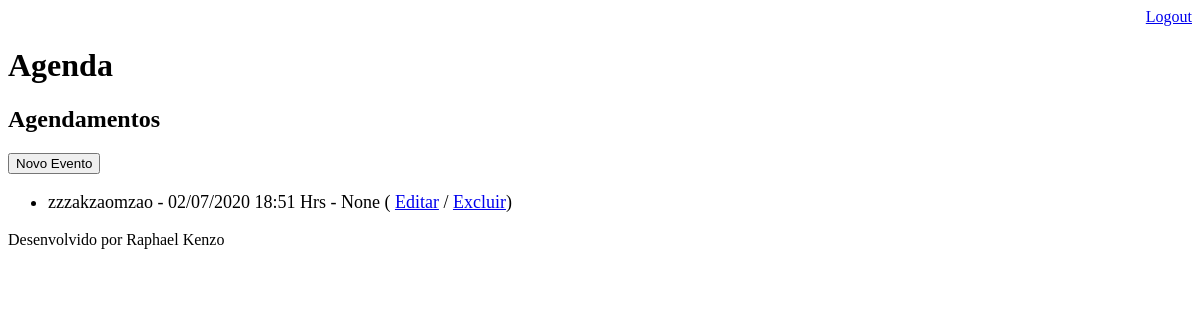
The page /agenda/ (signed in) on the database as committed earlier.
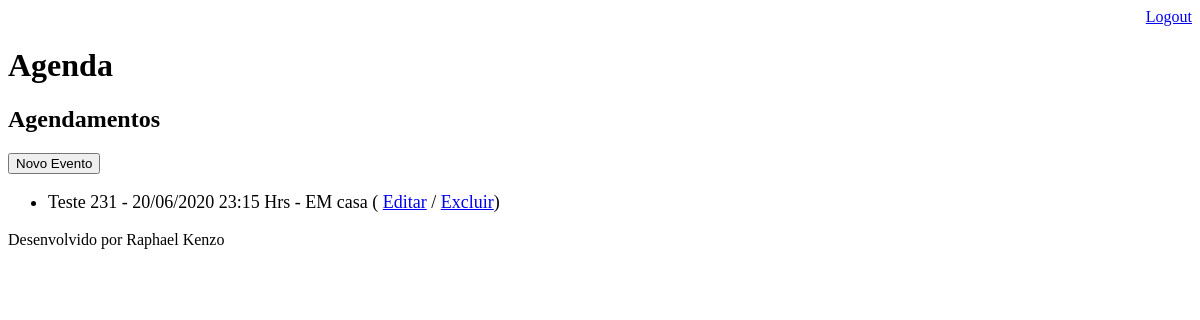
The same page on the database as committed later.
### core/models.py (models this page shows, shortened)
class Evento(models.Model):
  titulo = models.CharField(max_length = 100)
  descricao = models.TextField(blank=True, null=True)
  data_evento = models.DateTimeField(verbose_name='Data do Evento')
  data_criacao = models.DateTimeField(auto_now=True)
  usuario = models.ForeignKey(User, on_delete=models.CASCADE)
  local = models.CharField(max_length=100, blank=True, null=True)
  class Meta:
    db_table = 'evento'
  def get_data_evento(self):
    return self.data_evento.strftime('%d/%m/%Y %H:%M Hrs')
  def get_evento_atrasado(self):
    if self.data_evento < datetime.now():
      return True
    else:
      return False

### core/views.py (the view)
# urls.py: path('agenda/', views.lista_eventos),
@login_required(login_url='/login/')
def lista_eventos(request):
  usuario = request.user
  data_atual = datetime.now() - timedelta(hours=1)
  evento = Evento.objects.filter(usuario=usuario, data_evento__gt=data_atual)
  data = {'eventos':evento}
  return render(request, 'agenda.html', data)

### templates/agenda.html
{% extends "model-page.html" %}
{% block content %}
  <h2>Agendamentos</h2>
  <a href="evento">
    <button type="button">
      Novo Evento
    </button>
  </a>
  <ul style="font-size: 18px;">
    {% for evento in eventos %}
      <li>
        <div style={% if evento.get_evento_atrasado %} "color:red" {% endif %}>
            {{ evento.titulo }} - {{ evento.get_data_evento }} - {{ evento.local }}
            ( <a href="evento/?id={{ evento.id }}">Editar</a>
            / <a href="evento/delete/{{ evento.id }}/">Excluir</a>)
        </div>
      </li>
    {% endfor %}
  </ul>
{% endblock %}

Rows that differ between the two databases and show on the page:
removed Evento: titulo "zzzakzaomzao", get_data_evento "02/07/2020 18:51 Hrs", local "None"
now on this page (row edited): Evento: titulo "Teste 231", get_data_evento "20/06/2020 23:15 Hrs", local "EM casa"
